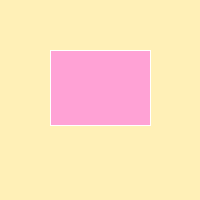
Frame 1 (no input)
Frame 60 (the mouse pressed at the canvas centre just before this capture): identical to frame 1, image omitted
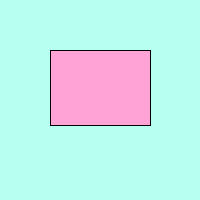
Frame 120 (the mouse held since frame 60 and released just before this capture)

The Processing sketch that drew these frames (run headless with seeded random() and noise(); from frame 60 on, the mouse is pressed at the canvas centre):

// Processing sketch: processing_52301
// ── processing_52301.pde

boolean button = false;

int x = 50;
int y = 50;
int w = 100;
int h = 75;

void setup() {
  size(200,200); 
}

void draw() {
  if (button) {
    background(183,255,241);
    stroke(0);
  } else {
    background(255,240,183);
    stroke(255);
  }
  
  fill(255,162,213);
  rect(x,y,w,h);
}

// When the mouse is pressed, the state of the button is toggled.   
// Try moving this code to draw() like in the rollover example.  What goes wrong?
void mousePressed() {
  if (mouseX > x && mouseX < x+w && mouseY > y && mouseY < y+h) {
    button = !button;
  }  
}
